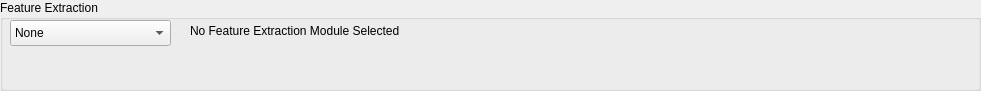
     <widget class="QGroupBox" name="groupBox_13">
      <property name="geometry">
       <rect>
        <x>5</x>
        <y>115</y>
        <width>981</width>
        <height>91</height>
       </rect>
      </property>
      <property name="title">
       <string>Feature Extraction</string>
      </property>
      <widget class="QComboBox" name="pipelineTool_featureExtractionType">
       <property name="geometry">
        <rect>
         <x>10</x>
         <y>20</y>
         <width>161</width>
         <height>26</height>
        </rect>
       </property>
       <item>
        <property name="text">
         <string>None</string>
        </property>
       </item>
      </widget>
      <widget class="QStackedWidget" name="stackedWidget_3">
       <property name="geometry">
        <rect>
         <x>180</x>
         <y>20</y>
         <width>796</width>
         <height>66</height>
        </rect>
       </property>
       <property name="currentIndex">
        <number>0</number>
       </property>
       <widget class="QWidget" name="page_13">
        <widget class="QLabel" name="label_38">
         <property name="geometry">
          <rect>
           <x>10</x>
           <y>0</y>
           <width>316</width>
           <height>21</height>
          </rect>
         </property>
         <property name="text">
          <string>No Feature Extraction Module Selected</string>
         </property>
        </widget>
       </widget>
       <widget class="QWidget" name="page_14"/>
      </widget>
     </widget>
